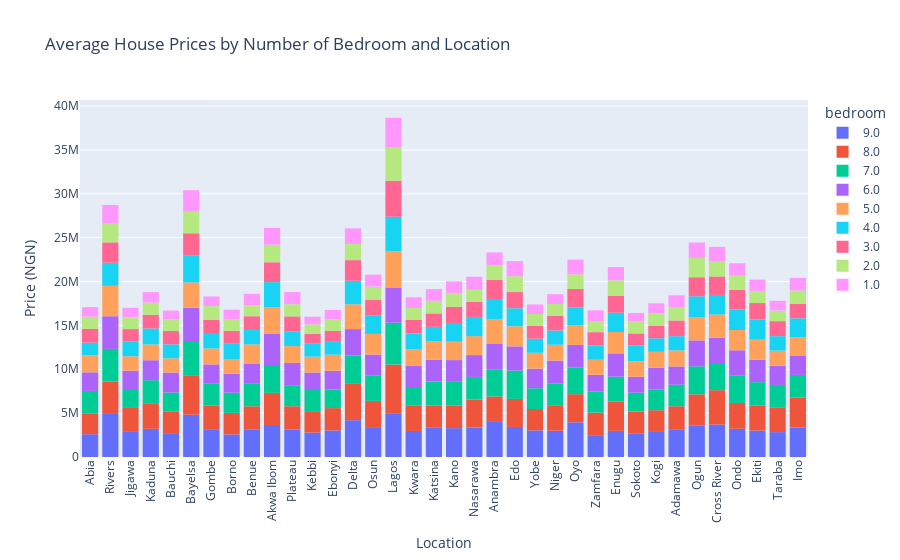

Here is the notebook cell this chart was saved with:
### Code cell
plot_avg_prices_by_location(df_train, "bedroom")

### Figure 1 — Plotly figure (JSON) as saved in the notebook; plotly's stock layout.template omitted (floating-point values rounded to 4 significant figures; data arrays with more than 128 entries replaced by an {"elided": "..."} marker saying what was removed)
{"data": [{"alignmentgroup": "True", "bingroup": "x", "histfunc": "avg", "hovertemplate": "bedroom=9.0<br>loc=%{x}<br>avg of price=%{y}<extra></extra>", "legendgroup": "9.0", "marker": {"color": "#636efa", "pattern": {"shape": ""}}, "name": "9.0", "offsetgroup": "9.0", "orientation": "v", "showlegend": true, "type": "histogram", "x": {"elided": "394 str values"}, "xaxis": "x", "y": {"elided": "394 float values"}, "yaxis": "y"}, {"alignmentgroup": "True", "bingroup": "x", "histfunc": "avg", "hovertemplate": "bedroom=8.0<br>loc=%{x}<br>avg of price=%{y}<extra></extra>", "legendgroup": "8.0", "marker": {"color": "#EF553B", "pattern": {"shape": ""}}, "name": "8.0", "offsetgroup": "8.0", "orientation": "v", "showlegend": true, "type": "histogram", "x": {"elided": "408 str values"}, "xaxis": "x", "y": {"elided": "408 float values"}, "yaxis": "y"}, {"alignmentgroup": "True", "bingroup": "x", "histfunc": "avg", "hovertemplate": "bedroom=7.0<br>loc=%{x}<br>avg of price=%{y}<extra></extra>", "legendgroup": "7.0", "marker": {"color": "#00cc96", "pattern": {"shape": ""}}, "name": "7.0", "offsetgroup": "7.0", "orientation": "v", "showlegend": true, "type": "histogram", "x": {"elided": "413 str values"}, "xaxis": "x", "y": {"elided": "413 float values"}, "yaxis": "y"}, {"alignmentgroup": "True", "bingroup": "x", "histfunc": "avg", "hovertemplate": "bedroom=6.0<br>loc=%{x}<br>avg of price=%{y}<extra></extra>", "legendgroup": "6.0", "marker": {"color": "#ab63fa", "pattern": {"shape": ""}}, "name": "6.0", "offsetgroup": "6.0", "orientation": "v", "showlegend": true, "type": "histogram", "x": {"elided": "415 str values"}, "xaxis": "x", "y": {"elided": "415 float values"}, "yaxis": "y"}, {"alignmentgroup": "True", "bingroup": "x", "histfunc": "avg", "hovertemplate": "bedroom=5.0<br>loc=%{x}<br>avg of price=%{y}<extra></extra>", "legendgroup": "5.0", "marker": {"color": "#FFA15A", "pattern": {"shape": ""}}, "name": "5.0", "offsetgroup": "5.0", "orientation": "v", "showlegend": true, "type": "histogram", "x": {"elided": "823 str values"}, "xaxis": "x", "y": {"elided": "823 float values"}, "yaxis": "y"}, {"alignmentgroup": "True", "bingroup": "x", "histfunc": "avg", "hovertemplate": "bedroom=4.0<br>loc=%{x}<br>avg of price=%{y}<extra></extra>", "legendgroup": "4.0", "marker": {"color": "#19d3f3", "pattern": {"shape": ""}}, "name": "4.0", "offsetgroup": "4.0", "orientation": "v", "showlegend": true, "type": "histogram", "x": {"elided": "778 str values"}, "xaxis": "x", "y": {"elided": "778 float values"}, "yaxis": "y"}, {"alignmentgroup": "True", "bingroup": "x", "histfunc": "avg", "hovertemplate": "bedroom=3.0<br>loc=%{x}<br>avg of price=%{y}<extra></extra>", "legendgroup": "3.0", "marker": {"color": "#FF6692", "pattern": {"shape": ""}}, "name": "3.0", "offsetgroup": "3.0", "orientation": "v", "showlegend": true, "type": "histogram", "x": {"elided": "817 str values"}, "xaxis": "x", "y": {"elided": "817 float values"}, "yaxis": "y"}, {"alignmentgroup": "True", "bingroup": "x", "histfunc": "avg", "hovertemplate": "bedroom=2.0<br>loc=%{x}<br>avg of price=%{y}<extra></extra>", "legendgroup": "2.0", "marker": {"color": "#B6E880", "pattern": {"shape": ""}}, "name": "2.0", "offsetgroup": "2.0", "orientation": "v", "showlegend": true, "type": "histogram", "x": {"elided": "839 str values"}, "xaxis": "x", "y": {"elided": "839 float values"}, "yaxis": "y"}, {"alignmentgroup": "True", "bingroup": "x", "histfunc": "avg", "hovertemplate": "bedroom=1.0<br>loc=%{x}<br>avg of price=%{y}<extra></extra>", "legendgroup": "1.0", "marker": {"color": "#FF97FF", "pattern": {"shape": ""}}, "name": "1.0", "offsetgroup": "1.0", "orientation": "v", "showlegend": true, "type": "histogram", "x": {"elided": "802 str values"}, "xaxis": "x", "y": {"elided": "802 float values"}, "yaxis": "y"}], "layout": {"barmode": "relative", "legend": {"title": {"text": "bedroom"}, "tracegroupgap": 0}, "title": {"text": "Average House Prices by Number of Bedroom and Location"}, "xaxis": {"anchor": "y", "domain": [0, 1], "tickangle": -90, "title": {"text": "Location"}}, "yaxis": {"anchor": "x", "domain": [0, 1], "title": {"text": "Price (NGN)"}}}}
